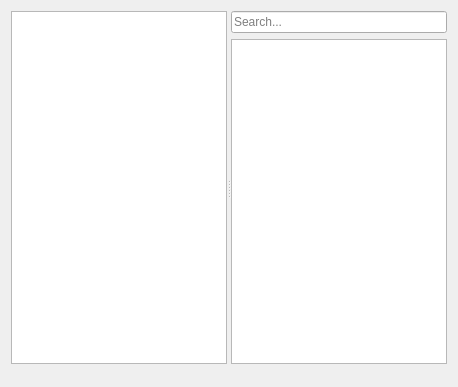
<?xml version="1.0" encoding="UTF-8"?>
<ui version="4.0">
 <class>CentralWidget</class>
 <widget class="QWidget" name="CentralWidget">
  <property name="geometry">
   <rect>
    <x>0</x>
    <y>0</y>
    <width>458</width>
    <height>387</height>
   </rect>
  </property>
  <property name="windowTitle">
   <string>Form</string>
  </property>
  <layout class="QVBoxLayout" name="verticalLayout_2" stretch="1,0">
   <property name="spacing">
    <number>3</number>
   </property>
   <property name="bottomMargin">
    <number>6</number>
   </property>
   <item>
    <widget class="QSplitter" name="splitter">
     <property name="orientation">
      <enum>Qt::Horizontal</enum>
     </property>
     <widget class="QTreeView" name="categoryList"/>
     <widget class="QWidget" name="layoutWidget">
      <layout class="QVBoxLayout" name="verticalLayout" stretch="0,0">
       <item>
        <widget class="QLineEdit" name="filterPattern">
         <property name="toolTip">
          <string>&lt;html&gt;&lt;head/&gt;&lt;body&gt;&lt;p&gt;&lt;span style=&quot; font-weight:600;&quot;&gt;&amp;quot;&lt;/span&gt;&lt;span style=&quot; font-weight:600; color:#aa0000;&quot;&gt;^&lt;/span&gt;pattern&amp;quot; - match begin.&lt;/p&gt;&lt;p&gt;&amp;quot;pattern&lt;span style=&quot; font-weight:600; color:#aa0000;&quot;&gt;$&lt;/span&gt;&amp;quot; - match end.&lt;/p&gt;&lt;p&gt;&amp;quot;&lt;span style=&quot; font-weight:600; color:#aa0000;&quot;&gt;^&lt;/span&gt;pattern&lt;span style=&quot; font-weight:600; color:#aa0000;&quot;&gt;$&lt;/span&gt;&amp;quot; - match entire text.&lt;/p&gt;&lt;p&gt;&amp;quot;&lt;span style=&quot; font-weight:600; color:#aa0000;&quot;&gt;!&lt;/span&gt;pattern&amp;quot; - match case-sensivity.&lt;/p&gt;&lt;/body&gt;&lt;/html&gt;</string>
         </property>
         <property name="placeholderText">
          <string>Search...</string>
         </property>
        </widget>
       </item>
       <item>
        <widget class="QTreeView" name="messageList">
         <property name="indentation">
          <number>8</number>
         </property>
         <property name="itemsExpandable">
          <bool>true</bool>
         </property>
         <property name="headerHidden">
          <bool>true</bool>
         </property>
         <attribute name="headerDefaultSectionSize">
          <number>100</number>
         </attribute>
         <attribute name="headerMinimumSectionSize">
          <number>120</number>
         </attribute>
        </widget>
       </item>
      </layout>
     </widget>
    </widget>
   </item>
   <item>
    <widget class="QLabel" name="statusLabel">
     <property name="text">
      <string/>
     </property>
     <property name="alignment">
      <set>Qt::AlignRight|Qt::AlignTrailing|Qt::AlignVCenter</set>
     </property>
    </widget>
   </item>
  </layout>
 </widget>
 <resources/>
 <connections/>
</ui>
